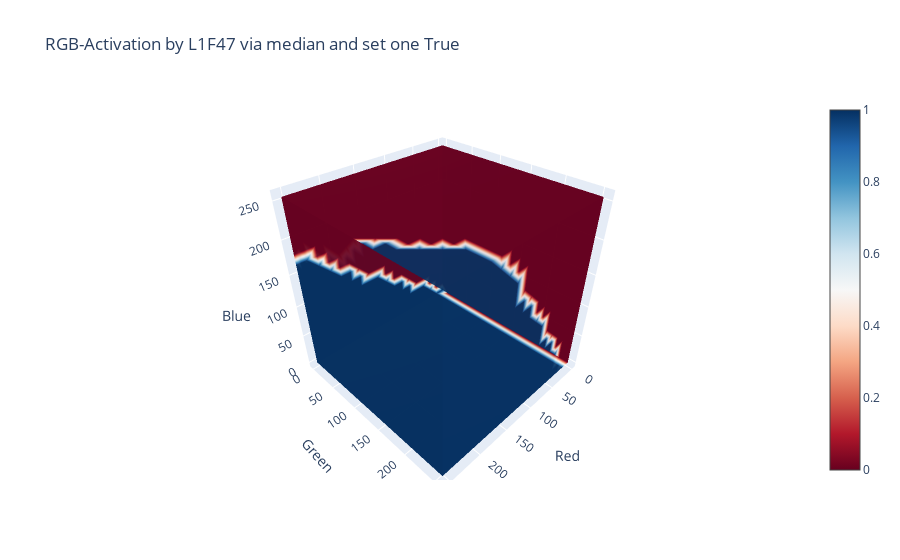

The notebook cell this image was saved under:
### Code cell
plot4DFigure(X=xs, Y=ys, Z=zs, values=rets, set_one=True,
             title="RGB-Activation by L1F47 via {} and set one {}".format(method, "True"))

### Figure 1 — Plotly figure (JSON) as saved in the notebook; plotly's stock layout.template omitted (floating-point values rounded to 4 significant figures; data arrays with more than 128 entries replaced by an {"elided": "..."} marker saying what was removed)
{"data": [{"colorscale": [[0, "rgb(103,0,31)"], [0.1, "rgb(178,24,43)"], [0.2, "rgb(214,96,77)"], [0.3, "rgb(244,165,130)"], [0.4, "rgb(253,219,199)"], [0.5, "rgb(247,247,247)"], [0.6, "rgb(209,229,240)"], [0.7, "rgb(146,197,222)"], [0.8, "rgb(67,147,195)"], [0.9, "rgb(33,102,172)"], [1, "rgb(5,48,97)"]], "isomax": 1, "isomin": 0, "opacity": 0.9, "opacityscale": [[-0.5, 1], [-0.2, 0], [0.2, 0], [0.5, 1]], "type": "volume", "value": {"elided": "5832 int values"}, "x": {"elided": "5832 int values"}, "y": {"elided": "5832 int values"}, "z": {"elided": "5832 int values"}}], "layout": {"scene": {"xaxis": {"title": {"text": "Red"}}, "yaxis": {"title": {"text": "Green"}}, "zaxis": {"title": {"text": "Blue"}}}, "title": {"text": "RGB-Activation by L1F47 via median and set one True"}}}
